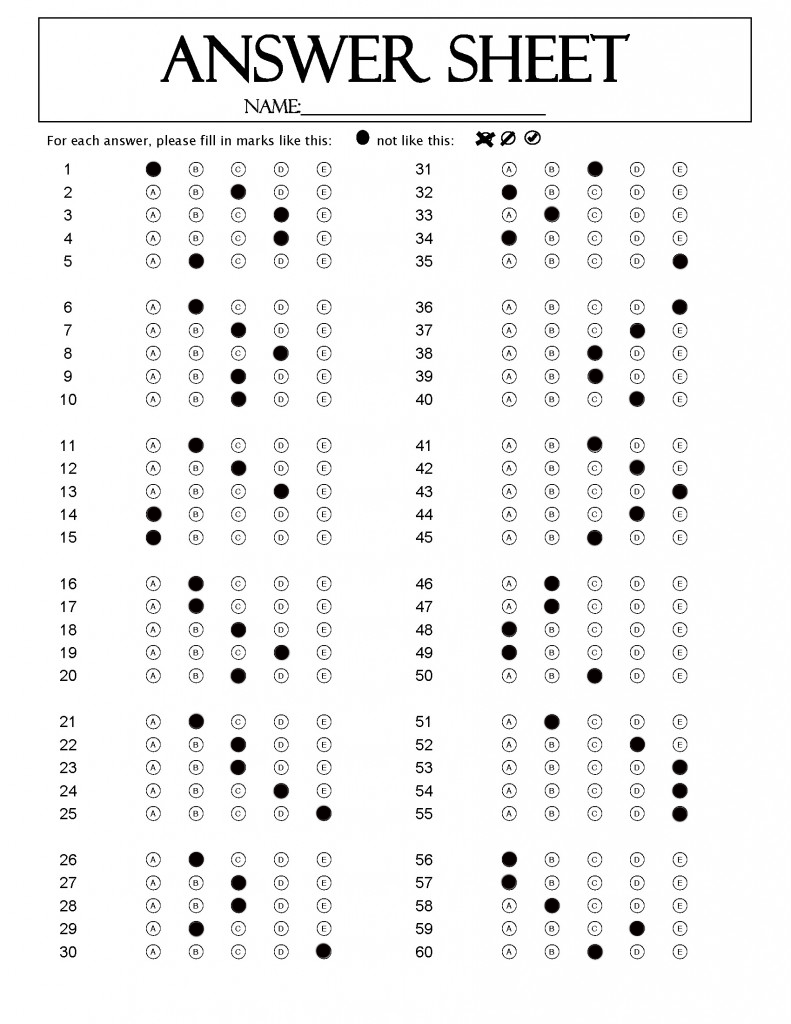
#> input picture Answers Scoring/Solution.png, 791 x 1024 px
$ python -i function.py   (imports and definitions only)
#> lines starting #> are read from the running program, lines starting #| are printed output that depends on the picture; after the words box and inside, x2 and y2 are one past the last pixel; in counts of white or black regions, pixels touching at a corner belong together
import cv2
import numpy as np
import imutils
from imutils import contours
from pandas.core.frame import DataFrame
import pandas as pd
import re
import csv

# it will take from the directory the file name image.png, then based on the name, use Regex to separate the code students, students name, code answer.

def One_Student_Result(sheetName):
#> called with sheetName = 'Answers Scoring/Solution.png'
    StudentID = re.findall('(\d{7})', sheetName)
    FullName = re.findall('\d{7}_(.+?)_\w{2}', sheetName)
    x1, x2, y1, y2 = 0, 0, 0, 0
    questions = 5
    answers = 5
    total_solution_ans = [0, 2, 3, 3, 1,  # 1->5
                          1, 2, 3, 2, 2,  # 6>10
                          1, 2, 3, 0, 0,  # 11->15
                          1, 1, 2, 3, 2,  # 16->20
                          1, 2, 2, 3, 4,  # 21->25
                          2, 3, 3, 2, 4,  # 26->30
                          2, 0, 1, 0, 4,  # 31->35
                          4, 3, 2, 2, 3,  # 36->40
                          2, 3, 4, 3, 2,  # 41->45
                          1, 1, 0, 0, 2,  # 46->50
                          1, 3, 4, 4, 4,  # 51->55
                          0, 0, 1, 3, 2]  # 56->60
    dict_difference = {}
    dict_answer = {}
    dict_student_ans = {}
    i_pos = 0
    total_student_ans = []
    for i_pos in range(0, 12):
        image = cv2.imread(sheetName)
#> image is the input picture: shape (1024, 791, 3); mean B, G, R 242.8, 242.8, 242.9
        doc1 = image.copy()
        x1, x2 = 148, 275
        if i_pos > 5:
            ipos = i_pos // 5
            y1, y2 = 480, 710
        else:
            ipos = i_pos
            y1, y2 = 120, 350
        correct_ans = total_solution_ans[(ipos * 5):(ipos * 5) + 5]
        student_ans = []

        x1 += 137 * ipos
        x2 += 137 * ipos
        image = image[x1:x2, y1:y2, :]
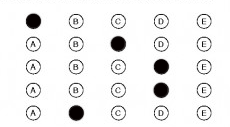
#> image: shape (127, 230, 3); mean B, G, R 238.6, 238.6, 238.7

        image = imutils.resize(image, height=500, width=500)
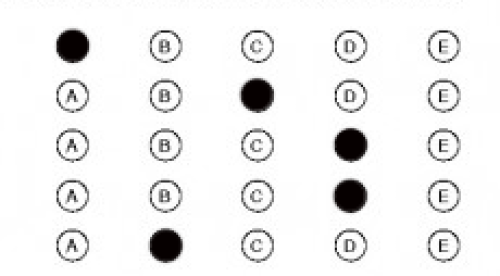
#> image: shape (276, 500, 3); mean B, G, R 238.5, 238.5, 238.7

        gray_doc = cv2.cvtColor(image, cv2.COLOR_BGR2GRAY)
        # change color space
        blur_doc = cv2.GaussianBlur(gray_doc, (5, 5), 0)
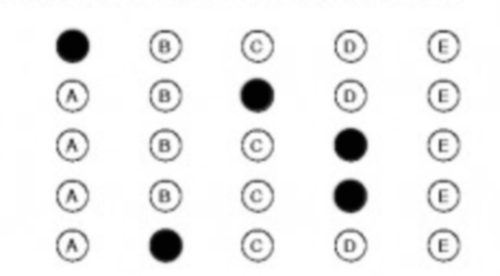
#> blur_doc: shape (276, 500); min 2, max 255, mean 238.6
        # Image smoothing and noise filtering
        edge_doc = cv2.Canny(blur_doc, 75, 200)
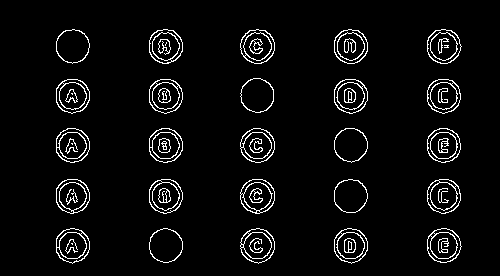
#> edge_doc: shape (276, 500); 4.7% white in thin lines or dots, all inside (x1, y1, x2, y2) = (56, 29, 462, 264)
        # draw 2-color border border, and frame border
        grade_cnt = cv2.findContours(edge_doc, cv2.RETR_EXTERNAL, cv2.CHAIN_APPROX_SIMPLE)
#> grade_cnt = 25 contours; largest, box (x1, y1, x2, y2) and area: (240, 179, 275, 214) 923, (240, 29, 275, 64) 914, (56, 179, 90, 214) 911, (240, 128, 275, 163) 910, (334, 79, 368, 114) 910
        #find the contours of the bubble that the user has filled. Specific examples are the answers that students have painted
        grade_cnt = imutils.grab_contours(grade_cnt)

        paper = image
        warped = gray_doc
        masked = image
        gray = cv2.cvtColor(masked, cv2.COLOR_BGR2GRAY)
        _, thresh = cv2.threshold(gray, 170, 255, cv2.THRESH_BINARY_INV)
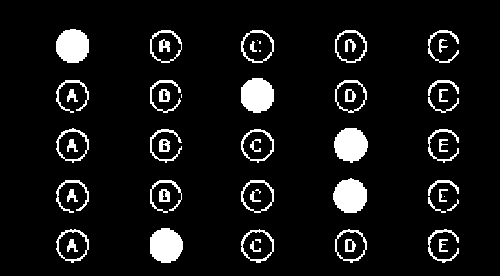
#> thresh: shape (276, 500); 7.7% white; 55 white regions (7 under 20 px), largest, box (x1, y1, x2, y2) and area: (241, 78, 274, 113) 929, (333, 178, 367, 213) 922, (150, 228, 183, 263) 920

        # split the thresholded image into boxes
        def split_image(image):
            # make the number of rows and columns
            # a multiple of 5 (questions = answers = 5)
            r = len(image) // questions * questions
#> r = 275
            c = len(image[0]) // answers * answers
#> c = 500
            image = image[:r, :c]
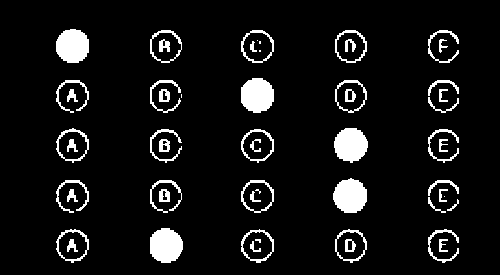
#> image: shape (275, 500); 7.8% white; 55 white regions (7 under 20 px), largest, box (x1, y1, x2, y2) and area: (241, 78, 274, 113) 929, (333, 178, 367, 213) 922, (150, 228, 183, 263) 920
            # split the image horizontally (row-wise)
            rows = np.vsplit(image, questions)
#> rows = 5 items
            boxes = []
            for row in rows:
                # split each row vertically (column-wise)
                cols = np.hsplit(row, answers)
                for box in cols:
                    boxes.append(box)
#> this loop made 5 passes
#> after the loop, boxes = 25 items
            return boxes

        boxes = split_image(thresh)
#> boxes = 25 items

        score = 0
        green = (0, 255, 0)
        red = (255, 0, 0)
        # loop over the questions
        for i in range(0, questions):
            user_answer = None

            # loop over the answers
            for j in range(answers):
                pixels = cv2.countNonZero(boxes[j + i * 5])
                # if the current answer has a larger number of
                # non-zero (white) pixels then the previous one
                # we update the `user_answer` variable
                if user_answer is None or pixels > user_answer[1]:
                    user_answer = (j, pixels)
                    ans = j

            # find the contours of the bubble that the user has filled
            cnt, _ = cv2.findContours(boxes[user_answer[0] + i * 5],
                                      cv2.RETR_EXTERNAL, cv2.CHAIN_APPROX_SIMPLE)
            student_ans.append(ans)
            total_student_ans.append(ans)
#> after the loop, ans = 1; student_ans = [0, 2, 3, 3, 1]; total_student_ans = [0, 2, 3, 3, 1]

        correct_ans = [chr(x + 65) for x in correct_ans]
        student_ans = [chr(x + 65) for x in student_ans]
#> student_ans = ['A', 'C', 'D', 'D', 'B']

        for indx, item in enumerate(correct_ans):
            dict_answer[f'question: {indx + 1 + i_pos * 5}'] = item
        for indx, item in enumerate(student_ans):
            dict_student_ans[f'{indx + 1 + i_pos * 5}'] = item
#> this loop made 5 passes
#> after the loop, dict_student_ans = {'1': 'A', '2': 'C', '3': 'D', '4': 'D', '5': 'B'}

    dict_total_ans = {}
    total_solution_ans = [chr(x + 65) for x in total_solution_ans]
    total_student_ans = [chr(x + 65) for x in total_student_ans]
    for indx, item in enumerate(total_solution_ans):
        dict_total_ans[f'{indx + 1}'] = item
#> after the loop, dict_total_ans = 60 items

    for indx, item in enumerate(total_student_ans):
        if item != total_solution_ans[indx]:
            dict_difference[f'{indx + 1}'] = item

    list_wrong_answer = ','.join(dict_difference.keys())
    grade = round(len(list_wrong_answer) / 60, 2)
    # export image
    # cv2.imshow(f'The answer of student: {FullName} -{StudentID}',doc1)
    # cv2.waitKey(10)
    ###return###
    return dict_total_ans, dict_student_ans, dict_difference, list_wrong_answer, grade


# [87 lines left out: function first_five_answer, not called in this run]

>>> result = One_Student_Result('Answers Scoring/Solution.png')
